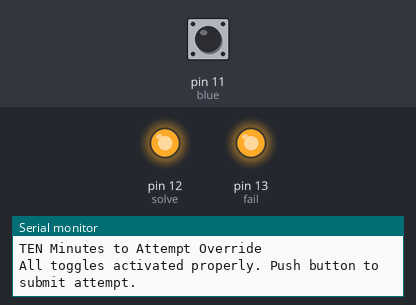
Simulated run of this sketch. Board: Arduino Uno, built with avr-gcc and run on an emulated ATmega328P. Shown: output pins drawn as LEDs (lit = HIGH), the last lines printed to the serial monitor. The inputs (shaded band) are chosen by the test bench; at power-on: pin 11 (blue) LOW.

Above: at 1.4 s.
1.5 s: pin 11 (blue) driven HIGH
At 2.5 s:
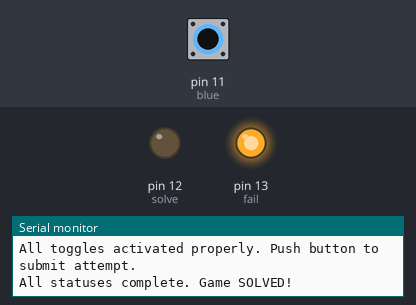
3.0 s: pin 11 (blue) driven LOW
6.0 s: pin 11 (blue) pulsed HIGH 2 times (0.12 s each, 0.3 s apart)
9.6 s: pin 11 (blue) pulsed HIGH 5 times (0.12 s each, 0.3 s apart)
Timing chart, 0 to 12.6 s (numbered marks = the images above; inputs shaded):
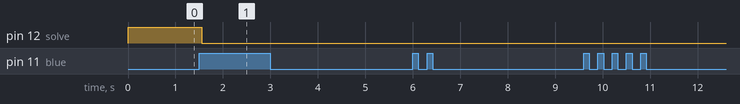

Measured:
- after the input at 1.5 s, pin 12 (solve): HIGH → LOW after 0.05 s

The sketch:

academy_control_panel_.ino
```cpp
//written by Janine Morgan for Texas Panic Room

const byte keypad = 2; //begins program

const byte aux = 3; //status needs to be off
const byte lights = 4; //status needs to be on
const byte lab = 5; //status needs to be on
const byte exterior = 6; //status needs to be off
const byte classroom = 7; //status needs to be on
const byte plug1 = 8; //Left plug - status needs to be connected
const byte plug2 = 9; //Middle plug - status needs to be connected
const byte plug3 = 10; //Right plug - status needs to be connected

const byte blue = 11; //button to submit response

const byte solve = 12; //sends relay signal to tell pi solved status
const byte fail = 13; // sends signal to second relay to tell pi failure

// using bool to define the state of a given variable instead of flags or counting
// false means incorrect based on value read
bool aux_state = false;
bool lit_state = false;
bool lab_state = false;
bool ext_state = false;
bool clsrm_state = false;
bool p1_state = false;
bool p2_state = false;
bool p3_state = false;

// define time measurements
long start = millis(); // current time
long future = start + 600000; // 10 minutes of time

void setup() {


  Serial.begin(9600);
  Serial.println("Academy Control Panel");

  pinMode(keypad, INPUT_PULLUP);
  pinMode(aux, INPUT_PULLUP);
  pinMode(lights, INPUT_PULLUP);
  pinMode(lab, INPUT_PULLUP);
  pinMode(exterior, INPUT_PULLUP);
  pinMode(classroom, INPUT_PULLUP);
  pinMode(plug1, INPUT_PULLUP);
  pinMode(plug2, INPUT_PULLUP);
  pinMode(plug3, INPUT_PULLUP);

  pinMode (solve, OUTPUT);
  pinMode (fail, OUTPUT);

  digitalWrite(solve, HIGH);
  digitalWrite(fail, HIGH);

  Serial.println("Setup complete");

}
// note: when using input pullup HIGH means off/disconnected circuit
// and LOW means on/closed circuit

void loop() {

  Serial.println("Status: Not Activated");
  Serial.println("Checking Control Statuses...");
  // wait for keypad to activate the game

// need to check statuses and assign boolean state (true/false)

// check audio setting status
  if (digitalRead, aux)
  {
    Serial.println("Alarm Audio: OFF");
    aux_state = true;
  }
  else
    {
      Serial.println("Alarm Audio: ON");
      aux_state = false;
    }

// checking lights status
if (digitalRead, lights)
  {
    Serial.println("Alarm Lights: ON");
    lit_state = true;
  }
  else
    {
      Serial.println("Alarm Lights: OFF");
      lit_state = false;
    }

  // checking lab status
   if (digitalRead, lab)
  {
    Serial.println("Lab Zone: ON");
    lab_state = true;
  }
  else
    {
      Serial.println("Lab Zone: OFF");
      lab_state = false;
    }

// checking exterior status
   if (digitalRead, exterior)
  {
    Serial.println("Exterior Zone: OFF");
    ext_state = true;
  }
   else
    {
      Serial.println("Exterior Zone: ON");
      ext_state = false;
    }

// checking lab status
   if (digitalRead, classroom)
  {
    Serial.println("Class Zone: ON");
    clsrm_state = true;
  }
   else
    {
      Serial.println("Class Zone: OFF");
      clsrm_state = false;
    }

// checking Left plugs status
   if (digitalRead, plug1)
  {
    Serial.println("Left plug connected");
    p1_state = true;
  }
    else
    {
      Serial.println("Left plug disconnected");
      p1_state = false;
    }

// checking Middle plugs status
   if (digitalRead, plug2)
  {
    Serial.println("Middle plug connected");
    p2_state = true;
  }
    else
    {
      Serial.println("Middle plug disconnected");
      p2_state = false;
    }

// checking Right plugs status
   if (digitalRead, plug3)
  {
    Serial.println("Right plug connected");
    p3_state = true;
  }
    else
    {
      Serial.println("Right plug disconnected");
      p3_state = false;
    }


// if the keypad is pressed, read the states and act appropriately
  while (start < future)
  {
    if (digitalRead, keypad)
    {
      Serial.println("Game Time Activated");
      Serial.println("TEN Minutes to Attempt Override");
      if (aux_state && lit_state && lab_state && ext_state && clsrm_state && p1_state && p2_state && p3_state)
      {
        Serial.println("All toggles activated properly. Push button to submit attempt.");
        if (digitalRead(blue))
        {
          Serial.println("All statuses complete. Game SOLVED!");
          digitalWrite(solve, LOW);
          delay(1000);
        }
      }
      else
      {
        Serial.println("Override Attempt in Progress...");
      }
    }
    if (!digitalRead, keypad)
    {
      Serial.println("Waiting for activation...");
    }
   }

  if (start = future)
  {
    Serial.println("Time expired. Game FAILED");
    digitalWrite(fail, LOW);
    delay(1000);
  }
}
```
